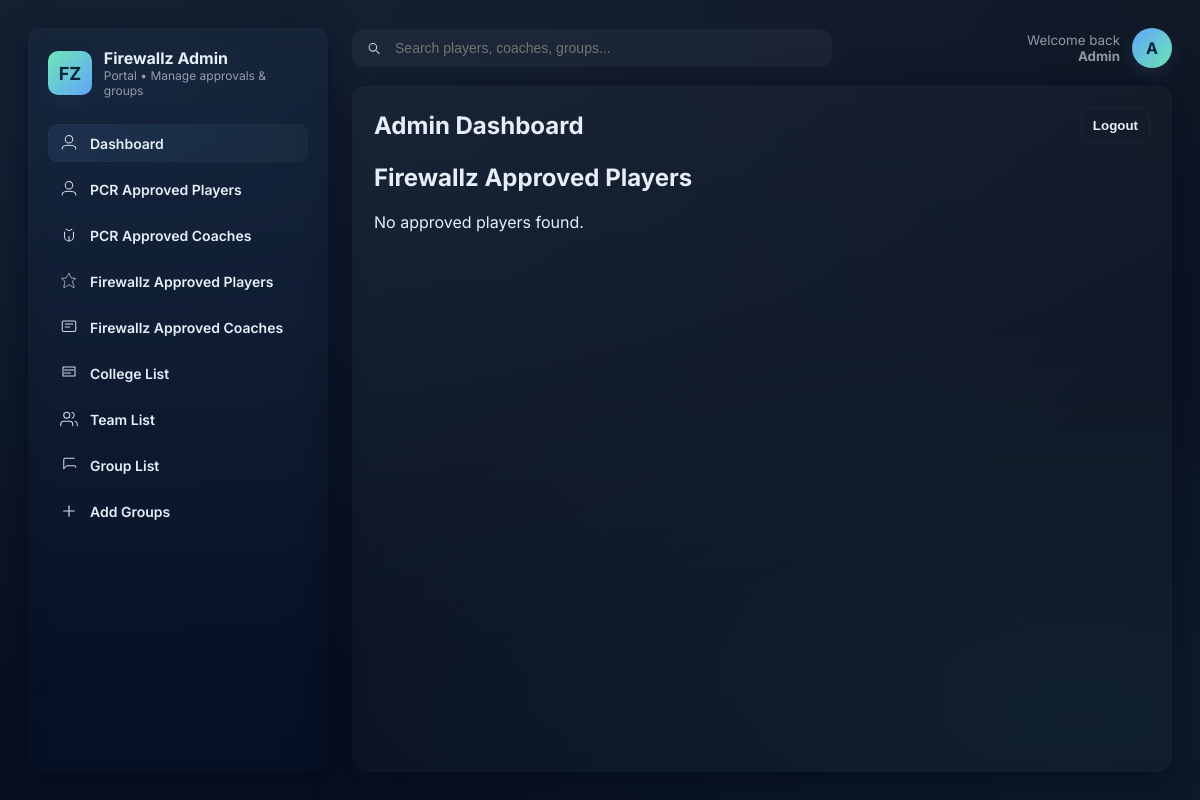
The page /firewallz/admin/firewallz_approved_players/ (signed in) on the database as committed earlier.
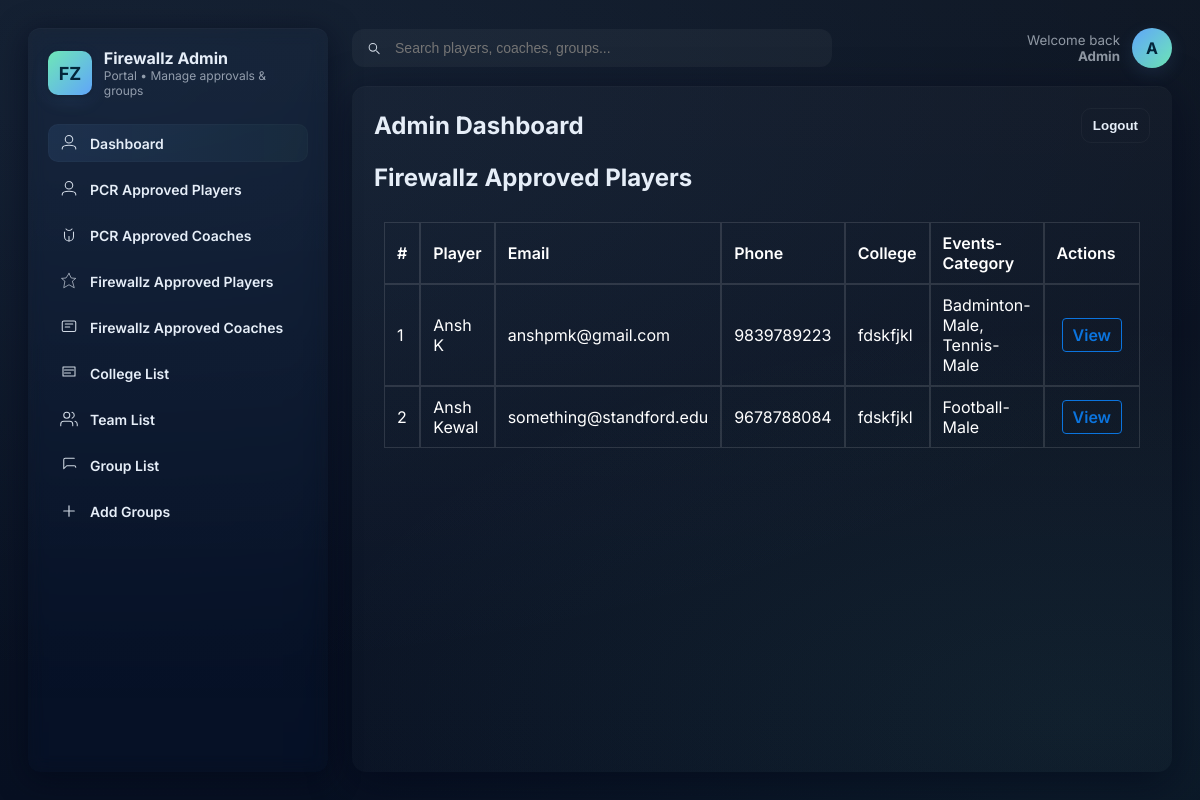
The same page on the database as committed later.
### firewallz/models.py (models this page shows, shortened)
class Player(models.Model):
    static_id = models.UUIDField(
        primary_key=True, default=uuid.uuid4, editable=False, max_length=36
    )
    auth_user = models.OneToOneField(
        get_user_model(),
        related_name="player",
        on_delete=models.CASCADE,
        null=False,
        blank=False,
    )
    name = models.CharField(verbose_name="Name")
    email = models.EmailField(verbose_name="Email", unique=True)
    phone_number = models.PositiveBigIntegerField(
        verbose_name="Phone Number",
        help_text="10 digit phone number without country code",
        validators=[MaxValueValidator(9999999999), MinValueValidator(1000000000)],
        null=False,
        blank=False,
    )
    photo = models.URLField("Photo URL", blank=True, null=True)
    gender = models.CharField(max_length=10, choices=GENDER_CHOICES)
    college = models.ForeignKey(
        "firewallz.College", related_name="players", on_delete=models.CASCADE
    )
    status = models.CharField(choices=PLAYER_STATUS_CHOICES)
    is_coach = models.BooleanField(
        verbose_name="Is Coach?", default=False, help_text="Is the player a coach?"
    )
    verified_by_firewallz = models.BooleanField(
        verbose_name="Is Verified By Firewallz?", default=False
    )
    verified_by_controls = models.BooleanField(
        verbose_name="Is Verified By Controls?", default=False
    )
    is_onspot = models.BooleanField(default=False)
    pcr_discount = models.IntegerField(
        default=0, validators=[MinValueValidator(0), MaxValueValidator(500)]
    )
    sports_if_coach = models.TextField(default=None, blank=True, null=True)
    num_emails_sent = models.IntegerField("Number of Payment Emails Sent", default=0)
    created_at = models.DateTimeField(auto_now_add=True)
    updated_at = models.DateTimeField(auto_now=True)
    objects = NonDeletedManager()
    all_objects = models.Manager()
    is_deleted = models.BooleanField(default=False)
    arrival_time = models.DateTimeField(null=True, blank=True, default=None)
    arrival_route = models.CharField(
        choices=ARRIVAL_ROUTE_CHOICES, blank=True, null=True, max_length=200
    )
    class Meta:
        verbose_name = "Player"
        verbose_name_plural = "Players"
        indexes = [
            models.Index(fields=["name"]),
            models.Index(fields=["email"]),
            models.Index(fields=["college"]),
            models.Index(fields=["is_deleted"]),
        ]

class College(models.Model):
    static_id = models.UUIDField(
        primary_key=True, default=uuid.uuid4, editable=False, max_length=36
    )
    name = models.CharField(max_length=100, unique=True, blank=False, null=False)
    address = models.CharField(max_length=200)
    city = models.CharField(max_length=50, blank=True, null=False)
    state = models.CharField(max_length=50, blank=True, null=False)
    representative = models.OneToOneField(
        "firewallz.Player",
        related_name="college_rep",
        blank=True,
        null=True,
        on_delete=models.SET_NULL,
    )
    pcr_notes = models.TextField(blank=True, null=True)
    logo = models.ImageField(
        upload_to=college_logo_path, verbose_name="College Logo", null=True, blank=True
    )
    letter_code = models.CharField(max_length=4, unique=True, null=True, blank=True)
    is_captains_locked = models.BooleanField(default=False)
    created_at = models.DateTimeField(auto_now_add=True)
    updated_at = models.DateTimeField(auto_now=True)
    objects = NonDeletedManager()
    all_objects = models.Manager()
    is_deleted = models.BooleanField(default=False)
    is_form_visible = models.BooleanField(default=False)
    class Meta:
        verbose_name = "College"
        verbose_name_plural = "Colleges"
        indexes = [models.Index(fields=["is_deleted"])]

class TeamPlayer(models.Model):
    static_id = models.UUIDField(
        primary_key=True, default=uuid.uuid4, editable=False, max_length=36
    )
    player = models.ForeignKey(
        "firewallz.Player", related_name="team_players", on_delete=models.CASCADE
    )
    status = models.CharField(
        verbose_name="PCr Approval Status",
        choices=TEAM_PLAYER_STATUS_CHOICES,
        default="pcr_unapproved",
    )
    team = models.ForeignKey(
        "firewallz.Team", related_name="team_players", on_delete=models.CASCADE
    )
    events = models.ManyToManyField(
        Event,
        related_name="team_players",
        help_text="Events in this sport in which the player is participating",
    )
    is_playing = models.BooleanField(
        verbose_name="Has Been Added To The Team?",
        default=False,
        help_text="Has this player been added to the team by the captain? Very important field.",
    )
    created_at = models.DateTimeField(auto_now_add=True)
    updated_at = models.DateTimeField(auto_now=True)
    objects = NonDeletedManager()
    playing_objects = NonDeletedAndPlayingManager()
    all_objects = models.Manager()
    is_deleted = models.BooleanField(default=False)
    class Meta:
        verbose_name = "Team Player"
        verbose_name_plural = "Team Players"
        indexes = [
            models.Index(fields=["player"]),
            models.Index(fields=["team"]),
            models.Index(fields=["is_playing"]),
            models.Index(fields=["is_deleted"]),
        ]

class Team(models.Model):
    static_id = models.UUIDField(
        primary_key=True, default=uuid.uuid4, editable=False, max_length=36
    )
    team_code = models.CharField(
        max_length=255,
        unique=True,
        help_text="A human-readable identifier for the team",
    )
    college = models.ForeignKey(
        "firewallz.College", on_delete=models.CASCADE, related_name="teams"
    )
    sport = models.ForeignKey(
        "firewallz.Sport", on_delete=models.CASCADE, related_name="teams"
    )
    captain = models.OneToOneField(
        "firewallz.Player",
        related_name="captain_of",
        on_delete=models.SET_NULL,
        null=True,
        blank=True,
    )
    is_verified_by_firewallz = models.BooleanField(default=False)
    is_locked = models.BooleanField(default=False)
    created_at = models.DateTimeField(auto_now_add=True)
    updated_at = models.DateTimeField(auto_now=True)
    objects = NonDeletedManager()
    all_objects = models.Manager()
    is_deleted = models.BooleanField(default=False)
    class Meta:
        verbose_name = "Team"
        verbose_name_plural = "Teams"
        indexes = [
            models.Index(fields=["sport"]),
            models.Index(fields=["college"]),
            models.Index(fields=["is_deleted"]),
        ]
        unique_together = (("sport", "college"),)

class Sport(models.Model):
    static_id = models.UUIDField(
        primary_key=True, default=uuid.uuid4, editable=False, max_length=36
    )
    name = models.CharField(max_length=30, blank=False, null=False)
    gender = models.CharField(choices=SPORTS_GENDER_CHOICES, max_length=10)
    is_active = models.BooleanField(default=True)
    rulebook_link = models.URLField(null=True, blank=True)
    max_players = models.PositiveIntegerField(default=1)
    min_players = models.PositiveIntegerField(default=0)
    app_icon = models.ImageField(upload_to=sports_icon_path, null=True, blank=True)
    created_at = models.DateTimeField(auto_now_add=True)
    updated_at = models.DateTimeField(auto_now=True)
    objects = NonDeletedManager()
    all_objects = models.Manager()
    is_deleted = models.BooleanField(default=False)
    class Meta:
        verbose_name = "Sport"
        verbose_name_plural = "Sports"
        indexes = [models.Index(fields=["is_deleted"])]
        unique_together = (("name", "gender"),)

### firewallz/views.py (the view)
# urls.py: path('admin/firewallz_approved_players/', views.firewallz_approved_players, name='firewallz_approved_players'),
@login_required(login_url="/firewallz/admin/login")
def firewallz_approved_players(request):
    players = Player.objects.filter(verified_by_firewallz = True, is_coach=False)
    teams_data = list()
    for player in players:
        teams = TeamPlayer.objects.filter(player=player)
        teams_data.append(teams)
    return render(request, 'firewallz_approved_players.html', {'players': players, 'team_list': teams_data})

### firewallz/models.py (called while the page is built)
    def get_queryset(self):
        return super().get_queryset().filter(is_deleted=False)

### firewallz/templatetags/custom_filters.py (called while the page is built)
@register.filter(name="zip_lists")
def zip_lists(a, b):
    try:
        return zip(a, b)
    except Exception:
        return []

### firewallz/templates/firewallz_approved_players.html (shortened to what this page needs)
{% extends 'admin_base.html' %}
{% load custom_filters %}
{% block content %}
<div class="admin-panel firewallz-players">
    <header class="panel-header">
        <h1>Firewallz Approved Players</h1>
    </header>
    {% if players %}
    <div class="table-wrap">
        <table class="tbl tbl-striped" aria-describedby="firewallz-players-desc">
            <thead>
                <tr>
                    <th>#</th>
                    <th>Player</th>
                    <th>Email</th>
                    <th>Phone</th>
                    <th>College</th>
                    <th>Events-Category</th>
                    <th class="actions-col">Actions</th>
                </tr>
            </thead>
            <tbody>
                {% for player, team_players in players|zip_lists:team_list %}
                <tr>
                    <td class="mono">{{ forloop.counter }}</td>
                    <td>{{ player.name }}</td>
                    <td>{{ player.email|default:"-" }}</td>
                    <td>{{ player.phone_number|default:"-" }}</td>
                    <td>{{ player.college.name }}</td>
                    <td>
                        {% for team_player in team_players %}
                            {{ team_player.team.sport.name }}-{{ team_player.team.sport.gender }}{% if not forloop.last %}, {% endif %}
                        {% empty %}
                            -
                        {% endfor %}
                    </td>
                    <td class="actions-col">
                        <a href="#" class="btn-view" title="View player" aria-label="View player"
                           style="display:inline-block;padding:6px 10px;border:1px solid #0b74de;border-radius:4px;color:#0b74de;text-decoration:none;font-weight:600;">
                            View
                        </a>
                    </td>
                </tr>
                {% endfor %}
            </tbody>
        </table>
    </div>
    {% else %}
    <div class="no-data">
        <p>No approved players found.</p>
    </div>
    {% endif %}
</div>
{% endblock %}

Rows that differ between the two databases and show on the page:
added Player: name "Ansh K", email "anshpmk@gmail.com", phone_number "9839789223", college.name "fdskfjkl"
added TeamPlayer: team.sport.name "Badminton", team.sport.gender "Male", shown under "Ansh K"
added TeamPlayer: team.sport.name "Tennis", team.sport.gender "Male", shown under "Ansh K"
added Player: name "Ansh Kewal", email "something@standford.edu", phone_number "9678788084", college.name "fdskfjkl"
added TeamPlayer: team.sport.name "Football", team.sport.gender "Male", shown under "Ansh Kewal"
Other text that changed with them:
text no longer shown: "No approved players found."
text now shown: "# Player Email Phone College Events-Category Actions"
